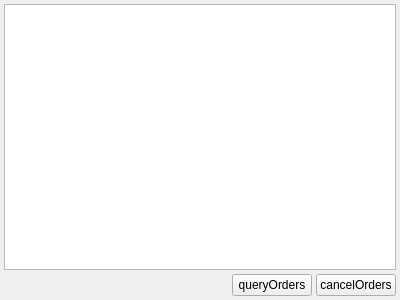
<?xml version="1.0" encoding="UTF-8"?>
<ui version="4.0">
 <class>PendingOrderForm</class>
 <widget class="QWidget" name="PendingOrderForm">
  <property name="geometry">
   <rect>
    <x>0</x>
    <y>0</y>
    <width>400</width>
    <height>300</height>
   </rect>
  </property>
  <property name="windowTitle">
   <string>Form</string>
  </property>
  <layout class="QVBoxLayout" name="verticalLayout">
   <property name="spacing">
    <number>4</number>
   </property>
   <property name="leftMargin">
    <number>4</number>
   </property>
   <property name="topMargin">
    <number>4</number>
   </property>
   <property name="rightMargin">
    <number>4</number>
   </property>
   <property name="bottomMargin">
    <number>4</number>
   </property>
   <item>
    <widget class="QTableWidget" name="tableWidget"/>
   </item>
   <item>
    <layout class="QHBoxLayout" name="horizontalLayout">
     <item>
      <spacer name="horizontalSpacer">
       <property name="orientation">
        <enum>Qt::Horizontal</enum>
       </property>
       <property name="sizeHint" stdset="0">
        <size>
         <width>40</width>
         <height>20</height>
        </size>
       </property>
      </spacer>
     </item>
     <item>
      <widget class="QPushButton" name="pushButtonQueryOrders">
       <property name="text">
        <string>queryOrders</string>
       </property>
      </widget>
     </item>
     <item>
      <widget class="QPushButton" name="pushButtonCancelOrders">
       <property name="text">
        <string>cancelOrders</string>
       </property>
      </widget>
     </item>
    </layout>
   </item>
  </layout>
 </widget>
 <resources/>
 <connections/>
</ui>
